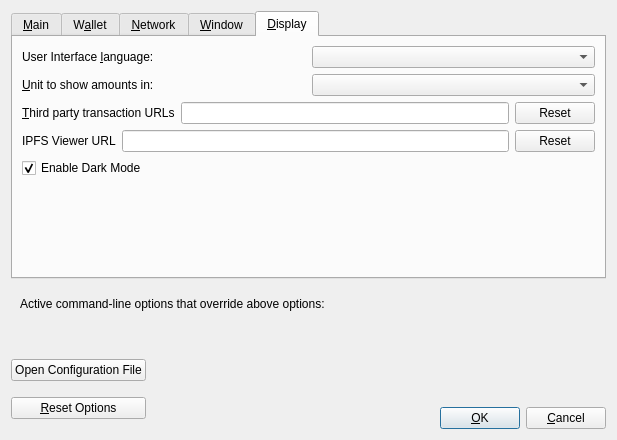
<?xml version="1.0" encoding="UTF-8"?>
<ui version="4.0">
 <class>OptionsDialog</class>
 <widget class="QDialog" name="OptionsDialog">
  <property name="geometry">
   <rect>
    <x>0</x>
    <y>0</y>
    <width>617</width>
    <height>440</height>
   </rect>
  </property>
  <property name="windowTitle">
   <string>Options</string>
  </property>
  <property name="modal">
   <bool>true</bool>
  </property>
  <layout class="QVBoxLayout" name="verticalLayout">
   <item>
    <widget class="QTabWidget" name="tabWidget">
     <property name="currentIndex">
      <number>4</number>
     </property>
     <widget class="QWidget" name="tabMain">
      <attribute name="title">
       <string>&amp;Main</string>
      </attribute>
      <layout class="QVBoxLayout" name="verticalLayout_Main">
       <item>
        <widget class="QCheckBox" name="yonaAtStartup">
         <property name="toolTip">
          <string>Automatically start %1 after logging in to the system.</string>
         </property>
         <property name="text">
          <string>&amp;Start %1 on system login</string>
         </property>
        </widget>
       </item>
       <item>
        <layout class="QHBoxLayout" name="horizontalLayout_2_Main">
         <item>
          <widget class="QLabel" name="databaseCacheLabel">
           <property name="text">
            <string>Size of &amp;database cache</string>
           </property>
           <property name="textFormat">
            <enum>Qt::PlainText</enum>
           </property>
           <property name="buddy">
            <cstring>databaseCache</cstring>
           </property>
          </widget>
         </item>
         <item>
          <widget class="QSpinBox" name="databaseCache"/>
         </item>
         <item>
          <widget class="QLabel" name="databaseCacheUnitLabel">
           <property name="text">
            <string>MB</string>
           </property>
           <property name="textFormat">
            <enum>Qt::PlainText</enum>
           </property>
          </widget>
         </item>
         <item>
          <spacer name="horizontalSpacer_2_Main">
           <property name="orientation">
            <enum>Qt::Horizontal</enum>
           </property>
           <property name="sizeHint" stdset="0">
            <size>
             <width>40</width>
             <height>20</height>
            </size>
           </property>
          </spacer>
         </item>
        </layout>
       </item>
       <item>
        <layout class="QHBoxLayout" name="horizontalLayout_3_Main">
         <item>
          <widget class="QLabel" name="threadsScriptVerifLabel">
           <property name="text">
            <string>Number of script &amp;verification threads</string>
           </property>
           <property name="textFormat">
            <enum>Qt::PlainText</enum>
           </property>
           <property name="buddy">
            <cstring>threadsScriptVerif</cstring>
           </property>
          </widget>
         </item>
         <item>
          <widget class="QSpinBox" name="threadsScriptVerif">
           <property name="toolTip">
            <string>(0 = auto, &lt;0 = leave that many cores free)</string>
           </property>
          </widget>
         </item>
         <item>
          <spacer name="horizontalSpacer_3_Main">
           <property name="orientation">
            <enum>Qt::Horizontal</enum>
           </property>
           <property name="sizeHint" stdset="0">
            <size>
             <width>40</width>
             <height>20</height>
            </size>
           </property>
          </spacer>
         </item>
        </layout>
       </item>
       <item>
        <spacer name="verticalSpacer_Main">
         <property name="orientation">
          <enum>Qt::Vertical</enum>
         </property>
         <property name="sizeHint" stdset="0">
          <size>
           <width>20</width>
           <height>40</height>
          </size>
         </property>
        </spacer>
       </item>
      </layout>
     </widget>
     <widget class="QWidget" name="tabWallet">
      <attribute name="title">
       <string>W&amp;allet</string>
      </attribute>
      <layout class="QVBoxLayout" name="verticalLayout_Wallet">
       <item>
        <widget class="QGroupBox" name="groupBox">
         <property name="title">
          <string>Expert</string>
         </property>
         <layout class="QVBoxLayout" name="verticalLayout_2">
          <item>
           <widget class="QCheckBox" name="coinControlFeatures">
            <property name="toolTip">
             <string>Whether to show coin control features or not.</string>
            </property>
            <property name="text">
             <string>Enable coin &amp;control features</string>
            </property>
           </widget>
          </item>
          <item>
           <widget class="QCheckBox" name="customFeeFeatures">
            <property name="text">
             <string>Enable fee control features</string>
            </property>
           </widget>
          </item>
          <item>
           <widget class="QCheckBox" name="spendZeroConfChange">
            <property name="toolTip">
             <string>If you disable the spending of unconfirmed change, the change from a transaction cannot be used until that transaction has at least one confirmation. This also affects how your balance is computed.</string>
            </property>
            <property name="text">
             <string>&amp;Spend unconfirmed change</string>
            </property>
           </widget>
          </item>
         </layout>
        </widget>
       </item>
       <item>
        <spacer name="verticalSpacer_Wallet">
         <property name="orientation">
          <enum>Qt::Vertical</enum>
         </property>
         <property name="sizeHint" stdset="0">
          <size>
           <width>20</width>
           <height>40</height>
          </size>
         </property>
        </spacer>
       </item>
      </layout>
     </widget>
     <widget class="QWidget" name="tabNetwork">
      <attribute name="title">
       <string>&amp;Network</string>
      </attribute>
      <layout class="QVBoxLayout" name="verticalLayout_Network">
       <item>
        <widget class="QCheckBox" name="mapPortUpnp">
         <property name="toolTip">
          <string>Automatically open the Yona client port on the router. This only works when your router supports UPnP and it is enabled.</string>
         </property>
         <property name="text">
          <string>Map port using &amp;UPnP</string>
         </property>
        </widget>
       </item>
       <item>
        <widget class="QCheckBox" name="allowIncoming">
         <property name="toolTip">
          <string>Accept connections from outside.</string>
         </property>
         <property name="text">
          <string>Allow incomin&amp;g connections</string>
         </property>
        </widget>
       </item>
       <item>
        <widget class="QCheckBox" name="connectSocks">
         <property name="toolTip">
          <string>Connect to the Yona network through a SOCKS5 proxy.</string>
         </property>
         <property name="text">
          <string>&amp;Connect through SOCKS5 proxy (default proxy):</string>
         </property>
        </widget>
       </item>
       <item>
        <layout class="QHBoxLayout" name="horizontalLayout_1_Network">
         <item>
          <widget class="QLabel" name="proxyIpLabel">
           <property name="text">
            <string>Proxy &amp;IP:</string>
           </property>
           <property name="textFormat">
            <enum>Qt::PlainText</enum>
           </property>
           <property name="buddy">
            <cstring>proxyIp</cstring>
           </property>
          </widget>
         </item>
         <item>
          <widget class="QValidatedLineEdit" name="proxyIp">
           <property name="minimumSize">
            <size>
             <width>140</width>
             <height>0</height>
            </size>
           </property>
           <property name="maximumSize">
            <size>
             <width>140</width>
             <height>16777215</height>
            </size>
           </property>
           <property name="toolTip">
            <string>IP address of the proxy (e.g. IPv4: 127.0.0.1 / IPv6: ::1)</string>
           </property>
          </widget>
         </item>
         <item>
          <widget class="QLabel" name="proxyPortLabel">
           <property name="text">
            <string>&amp;Port:</string>
           </property>
           <property name="textFormat">
            <enum>Qt::PlainText</enum>
           </property>
           <property name="buddy">
            <cstring>proxyPort</cstring>
           </property>
          </widget>
         </item>
         <item>
          <widget class="QLineEdit" name="proxyPort">
           <property name="minimumSize">
            <size>
             <width>55</width>
             <height>0</height>
            </size>
           </property>
           <property name="maximumSize">
            <size>
             <width>55</width>
             <height>16777215</height>
            </size>
           </property>
           <property name="toolTip">
            <string>Port of the proxy (e.g. 9050)</string>
           </property>
          </widget>
         </item>
         <item>
          <spacer name="horizontalSpacer_1_Network">
           <property name="orientation">
            <enum>Qt::Horizontal</enum>
           </property>
           <property name="sizeHint" stdset="0">
            <size>
             <width>40</width>
             <height>20</height>
            </size>
           </property>
          </spacer>
         </item>
        </layout>
       </item>
       <item>
        <layout class="QHBoxLayout" name="horizontalLayout_2_Network">
         <item>
          <widget class="QLabel" name="proxyActiveNets">
           <property name="text">
            <string>Used for reaching peers via:</string>
           </property>
           <property name="textFormat">
            <enum>Qt::PlainText</enum>
           </property>
          </widget>
         </item>
         <item>
          <widget class="QCheckBox" name="proxyReachIPv4">
           <property name="enabled">
            <bool>false</bool>
           </property>
           <property name="toolTip">
            <string>Shows if the supplied default SOCKS5 proxy is used to reach peers via this network type.</string>
           </property>
           <property name="text">
            <string/>
           </property>
          </widget>
         </item>
         <item>
          <widget class="QLabel" name="proxyReachIPv4Label">
           <property name="text">
            <string>IPv4</string>
           </property>
           <property name="textFormat">
            <enum>Qt::PlainText</enum>
           </property>
          </widget>
         </item>
         <item>
          <widget class="QCheckBox" name="proxyReachIPv6">
           <property name="enabled">
            <bool>false</bool>
           </property>
           <property name="toolTip">
            <string>Shows if the supplied default SOCKS5 proxy is used to reach peers via this network type.</string>
           </property>
           <property name="text">
            <string/>
           </property>
          </widget>
         </item>
         <item>
          <widget class="QLabel" name="proxyReachIPv6Label">
           <property name="text">
            <string>IPv6</string>
           </property>
           <property name="textFormat">
            <enum>Qt::PlainText</enum>
           </property>
          </widget>
         </item>
         <item>
          <widget class="QCheckBox" name="proxyReachTor">
           <property name="enabled">
            <bool>false</bool>
           </property>
           <property name="toolTip">
            <string>Shows if the supplied default SOCKS5 proxy is used to reach peers via this network type.</string>
           </property>
           <property name="text">
            <string/>
           </property>
          </widget>
         </item>
         <item>
          <widget class="QLabel" name="proxyReachTorLabel">
           <property name="text">
            <string>Tor</string>
           </property>
           <property name="textFormat">
            <enum>Qt::PlainText</enum>
           </property>
          </widget>
         </item>
         <item>
          <spacer name="horizontalSpacer_2_Network">
           <property name="orientation">
            <enum>Qt::Horizontal</enum>
           </property>
           <property name="sizeHint" stdset="0">
            <size>
             <width>40</width>
             <height>20</height>
            </size>
           </property>
          </spacer>
         </item>
        </layout>
       </item>
       <item>
        <widget class="QCheckBox" name="connectSocksTor">
         <property name="toolTip">
          <string>Connect to the Yona network through a separate SOCKS5 proxy for Tor hidden services.</string>
         </property>
         <property name="text">
          <string>Use separate SOCKS&amp;5 proxy to reach peers via Tor hidden services:</string>
         </property>
        </widget>
       </item>
       <item>
        <layout class="QHBoxLayout" name="horizontalLayout_3_Network">
         <item>
          <widget class="QLabel" name="proxyIpTorLabel">
           <property name="text">
            <string>Proxy &amp;IP:</string>
           </property>
           <property name="textFormat">
            <enum>Qt::PlainText</enum>
           </property>
           <property name="buddy">
            <cstring>proxyIpTor</cstring>
           </property>
          </widget>
         </item>
         <item>
          <widget class="QValidatedLineEdit" name="proxyIpTor">
           <property name="minimumSize">
            <size>
             <width>140</width>
             <height>0</height>
            </size>
           </property>
           <property name="maximumSize">
            <size>
             <width>140</width>
             <height>16777215</height>
            </size>
           </property>
           <property name="toolTip">
            <string>IP address of the proxy (e.g. IPv4: 127.0.0.1 / IPv6: ::1)</string>
           </property>
          </widget>
         </item>
         <item>
          <widget class="QLabel" name="proxyPortTorLabel">
           <property name="text">
            <string>&amp;Port:</string>
           </property>
           <property name="textFormat">
            <enum>Qt::PlainText</enum>
           </property>
           <property name="buddy">
            <cstring>proxyPortTor</cstring>
           </property>
          </widget>
         </item>
         <item>
          <widget class="QLineEdit" name="proxyPortTor">
           <property name="minimumSize">
            <size>
             <width>55</width>
             <height>0</height>
            </size>
           </property>
           <property name="maximumSize">
            <size>
             <width>55</width>
             <height>16777215</height>
            </size>
           </property>
           <property name="toolTip">
            <string>Port of the proxy (e.g. 9050)</string>
           </property>
          </widget>
         </item>
         <item>
          <spacer name="horizontalSpacer_4_Network">
           <property name="orientation">
            <enum>Qt::Horizontal</enum>
           </property>
           <property name="sizeHint" stdset="0">
            <size>
             <width>40</width>
             <height>20</height>
            </size>
           </property>
          </spacer>
         </item>
        </layout>
       </item>
       <item>
        <spacer name="verticalSpacer_Network">
         <property name="orientation">
          <enum>Qt::Vertical</enum>
         </property>
         <property name="sizeHint" stdset="0">
          <size>
           <width>20</width>
           <height>40</height>
          </size>
         </property>
        </spacer>
       </item>
      </layout>
     </widget>
     <widget class="QWidget" name="tabWindow">
      <attribute name="title">
       <string>&amp;Window</string>
      </attribute>
      <layout class="QVBoxLayout" name="verticalLayout_Window">
       <item>
        <widget class="QCheckBox" name="hideTrayIcon">
         <property name="toolTip">
          <string>Hide the icon from the system tray.</string>
         </property>
         <property name="text">
          <string>&amp;Hide tray icon</string>
         </property>
        </widget>
       </item>
       <item>
        <widget class="QCheckBox" name="minimizeToTray">
         <property name="toolTip">
          <string>Show only a tray icon after minimizing the window.</string>
         </property>
         <property name="text">
          <string>&amp;Minimize to the tray instead of the taskbar</string>
         </property>
        </widget>
       </item>
       <item>
        <widget class="QCheckBox" name="minimizeOnClose">
         <property name="toolTip">
          <string>Minimize instead of exit the application when the window is closed. When this option is enabled, the application will be closed only after selecting Exit in the menu.</string>
         </property>
         <property name="text">
          <string>M&amp;inimize on close</string>
         </property>
        </widget>
       </item>
       <item>
        <spacer name="verticalSpacer_Window">
         <property name="orientation">
          <enum>Qt::Vertical</enum>
         </property>
         <property name="sizeHint" stdset="0">
          <size>
           <width>20</width>
           <height>40</height>
          </size>
         </property>
        </spacer>
       </item>
      </layout>
     </widget>
     <widget class="QWidget" name="tabDisplay">
      <attribute name="title">
       <string>&amp;Display</string>
      </attribute>
      <layout class="QVBoxLayout" name="verticalLayout_Display">
       <item>
        <layout class="QHBoxLayout" name="horizontalLayout_1_Display">
         <item>
          <widget class="QLabel" name="langLabel">
           <property name="text">
            <string>User Interface &amp;language:</string>
           </property>
           <property name="textFormat">
            <enum>Qt::PlainText</enum>
           </property>
           <property name="buddy">
            <cstring>lang</cstring>
           </property>
          </widget>
         </item>
         <item>
          <widget class="QValueComboBox" name="lang">
           <property name="toolTip">
            <string>The user interface language can be set here. This setting will take effect after restarting %1.</string>
           </property>
          </widget>
         </item>
        </layout>
       </item>
       <item>
        <layout class="QHBoxLayout" name="horizontalLayout_2_Display">
         <item>
          <widget class="QLabel" name="unitLabel">
           <property name="text">
            <string>&amp;Unit to show amounts in:</string>
           </property>
           <property name="textFormat">
            <enum>Qt::PlainText</enum>
           </property>
           <property name="buddy">
            <cstring>unit</cstring>
           </property>
          </widget>
         </item>
         <item>
          <widget class="QValueComboBox" name="unit">
           <property name="toolTip">
            <string>Choose the default subdivision unit to show in the interface and when sending coins.</string>
           </property>
          </widget>
         </item>
        </layout>
       </item>
       <item>
        <layout class="QHBoxLayout" name="horizontalLayout_3_Display">
         <item>
          <widget class="QLabel" name="thirdPartyTxUrlsLabel">
           <property name="toolTip">
            <string>Third party URLs (e.g. a block explorer) that appear in the transactions tab as context menu items. %s in the URL is replaced by transaction hash. Multiple URLs are separated by vertical bar |.</string>
           </property>
           <property name="text">
            <string>&amp;Third party transaction URLs</string>
           </property>
           <property name="buddy">
            <cstring>thirdPartyTxUrls</cstring>
           </property>
          </widget>
         </item>
         <item>
          <widget class="QLineEdit" name="thirdPartyTxUrls">
           <property name="toolTip">
            <string>Third party URLs (e.g. a block explorer) that appear in the transactions tab as context menu items. %s in the URL is replaced by transaction hash. Multiple URLs are separated by vertical bar |.</string>
           </property>
          </widget>
         </item>
         <item>
          <widget class="QPushButton" name="thirdPartyTxUrlsReset">
           <property name="text">
            <string>Reset</string>
           </property>
          </widget>
         </item>
        </layout>
       </item>
       <item>
        <layout class="QHBoxLayout" name="horizontalLayout_4_Display" stretch="0,0,0">
         <item>
          <widget class="QLabel" name="ipfsUrlLabel">
           <property name="toolTip">
            <string>Third party URL for IPFS-viewer. %s in the URL is replaced by IPFS hash.</string>
           </property>
           <property name="text">
            <string>IPFS Viewer URL</string>
           </property>
          </widget>
         </item>
         <item>
          <widget class="QLineEdit" name="ipfsUrl">
           <property name="toolTip">
            <string>Third party URL for IPFS-viewer. %s in the URL is replaced by IPFS hash.</string>
           </property>
          </widget>
         </item>
         <item>
          <widget class="QPushButton" name="ipfsUrlReset">
           <property name="text">
            <string>Reset</string>
           </property>
          </widget>
         </item>
        </layout>
       </item>
       <item>
        <widget class="QCheckBox" name="darkModeCheckBox">
         <property name="text">
          <string>Enable Dark Mode</string>
         </property>
         <property name="checked">
          <bool>true</bool>
         </property>
        </widget>
       </item>
       <item>
        <spacer name="verticalSpacer_Display">
         <property name="orientation">
          <enum>Qt::Vertical</enum>
         </property>
         <property name="sizeHint" stdset="0">
          <size>
           <width>20</width>
           <height>40</height>
          </size>
         </property>
        </spacer>
       </item>
      </layout>
     </widget>
    </widget>
   </item>
   <item>
    <widget class="QFrame" name="frame">
     <layout class="QVBoxLayout" name="verticalLayout_Bottom">
      <item>
       <layout class="QHBoxLayout" name="horizontalLayout_Bottom">
        <item>
         <widget class="QLabel" name="overriddenByCommandLineInfoLabel">
          <property name="text">
           <string>Active command-line options that override above options:</string>
          </property>
          <property name="textFormat">
           <enum>Qt::PlainText</enum>
          </property>
         </widget>
        </item>
        <item>
         <spacer name="horizontalSpacer_Bottom">
          <property name="orientation">
           <enum>Qt::Horizontal</enum>
          </property>
          <property name="sizeHint" stdset="0">
           <size>
            <width>40</width>
            <height>20</height>
           </size>
          </property>
         </spacer>
        </item>
       </layout>
      </item>
      <item>
       <widget class="QLabel" name="overriddenByCommandLineLabel">
        <property name="text">
         <string/>
        </property>
        <property name="textFormat">
         <enum>Qt::PlainText</enum>
        </property>
        <property name="wordWrap">
         <bool>true</bool>
        </property>
       </widget>
      </item>
     </layout>
    </widget>
   </item>
   <item>
    <layout class="QHBoxLayout" name="horizontalLayout_Buttons">
     <item>
      <layout class="QVBoxLayout" name="verticalLayout_Buttons">
       <item>
        <widget class="QPushButton" name="openYonaConfButton">
         <property name="toolTip">
          <string>Open the %1 configuration file from the working directory.</string>
         </property>
         <property name="text">
          <string>Open Configuration File</string>
         </property>
         <property name="autoDefault">
          <bool>false</bool>
         </property>
        </widget>
       </item>
       <item>
        <widget class="QPushButton" name="resetButton">
         <property name="toolTip">
          <string>Reset all client options to default.</string>
         </property>
         <property name="text">
          <string>&amp;Reset Options</string>
         </property>
         <property name="autoDefault">
          <bool>false</bool>
         </property>
        </widget>
       </item>
      </layout>
     </item>
     <item>
      <spacer name="horizontalSpacer_1">
       <property name="orientation">
        <enum>Qt::Horizontal</enum>
       </property>
       <property name="sizeHint" stdset="0">
        <size>
         <width>40</width>
         <height>48</height>
        </size>
       </property>
      </spacer>
     </item>
     <item>
      <widget class="QLabel" name="statusLabel">
       <property name="minimumSize">
        <size>
         <width>200</width>
         <height>0</height>
        </size>
       </property>
       <property name="font">
        <font>
         <weight>75</weight>
         <bold>true</bold>
        </font>
       </property>
       <property name="text">
        <string/>
       </property>
       <property name="textFormat">
        <enum>Qt::PlainText</enum>
       </property>
       <property name="wordWrap">
        <bool>true</bool>
       </property>
      </widget>
     </item>
     <item>
      <spacer name="horizontalSpacer_2">
       <property name="orientation">
        <enum>Qt::Horizontal</enum>
       </property>
       <property name="sizeHint" stdset="0">
        <size>
         <width>40</width>
         <height>48</height>
        </size>
       </property>
      </spacer>
     </item>
     <item>
      <layout class="QVBoxLayout" name="verticalLayout_4">
       <item>
        <spacer name="verticalSpacer">
         <property name="orientation">
          <enum>Qt::Vertical</enum>
         </property>
         <property name="sizeHint" stdset="0">
          <size>
           <width>20</width>
           <height>40</height>
          </size>
         </property>
        </spacer>
       </item>
       <item>
        <layout class="QHBoxLayout" name="horizontalLayout">
         <item>
          <widget class="QPushButton" name="okButton">
           <property name="text">
            <string>&amp;OK</string>
           </property>
           <property name="autoDefault">
            <bool>false</bool>
           </property>
           <property name="default">
            <bool>true</bool>
           </property>
          </widget>
         </item>
         <item>
          <widget class="QPushButton" name="cancelButton">
           <property name="text">
            <string>&amp;Cancel</string>
           </property>
           <property name="autoDefault">
            <bool>false</bool>
           </property>
          </widget>
         </item>
        </layout>
       </item>
      </layout>
     </item>
    </layout>
   </item>
  </layout>
 </widget>
 <customwidgets>
  <customwidget>
   <class>QValidatedLineEdit</class>
   <extends>QLineEdit</extends>
   <header>qvalidatedlineedit.h</header>
  </customwidget>
  <customwidget>
   <class>QValueComboBox</class>
   <extends>QComboBox</extends>
   <header>qvaluecombobox.h</header>
  </customwidget>
 </customwidgets>
 <resources/>
 <connections/>
</ui>
